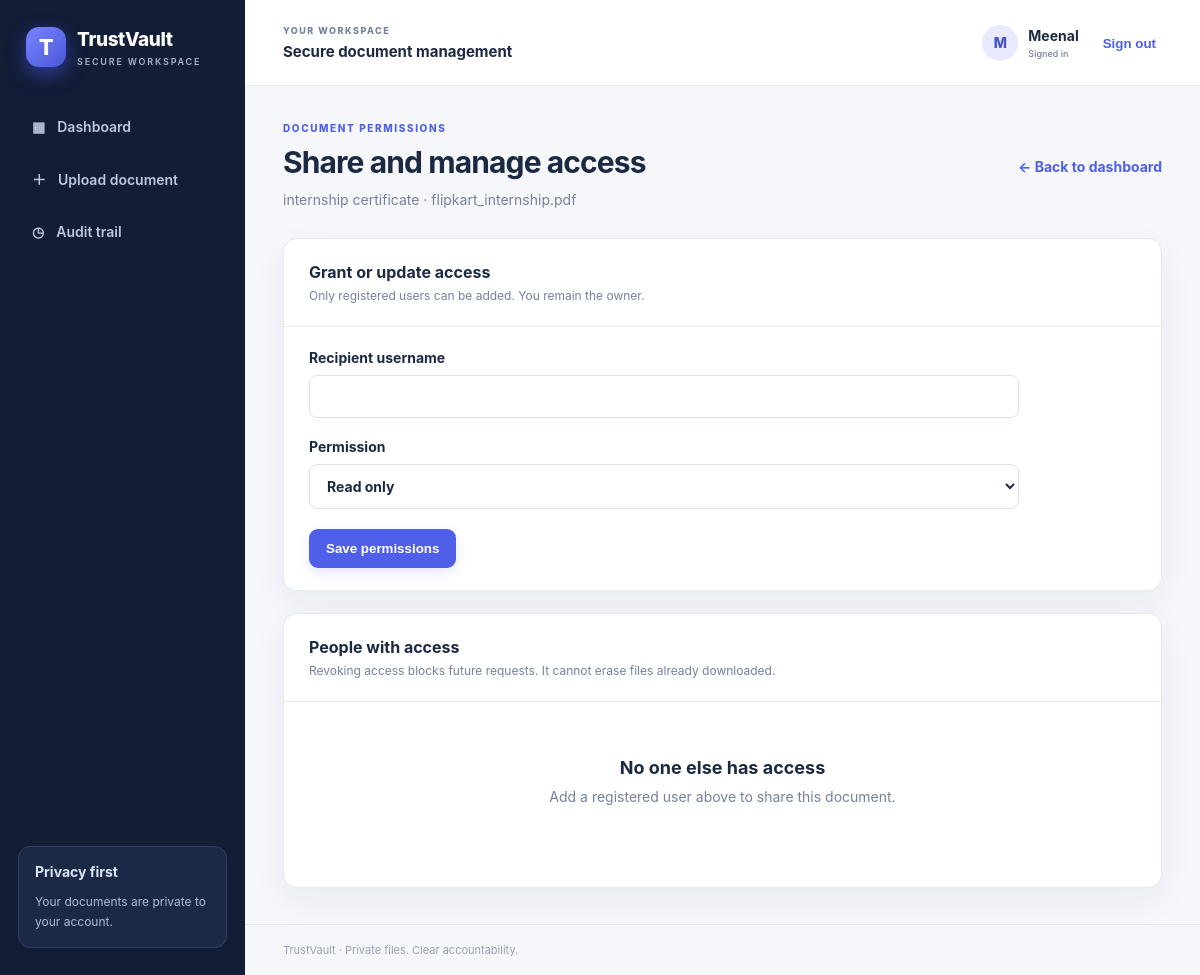
Page /documents/1/share/ (signed in) on the committed database.
### TrustVault_Starter/vault/models.py (models this page shows, shortened)
class Document(models.Model):
    owner = models.ForeignKey(settings.AUTH_USER_MODEL, on_delete=models.CASCADE, related_name="vault_documents")
    title = models.CharField(max_length=160)
    file = models.FileField(upload_to=private_upload_path, storage=private_storage)
    original_name = models.CharField(max_length=255)
    uploaded_at = models.DateTimeField(auto_now_add=True)
    size_bytes = models.PositiveBigIntegerField(default=0)
    class Meta:
        ordering = ["-uploaded_at"]

### TrustVault_Starter/vault/views.py (the view)
# urls.py: path("documents/<int:pk>/share/", views.share_document, name="share"),
@login_required
def share_document(request, pk):
    doc = get_object_or_404(Document, pk=pk, owner=request.user)
    if request.method == "POST":
        form = ShareDocumentForm(request.POST)
        if form.is_valid():
            recipient = form.recipient
            if recipient.pk == request.user.pk:
                form.add_error("username", "You already own this document.")
            else:
                permission = form.cleaned_data["permission"]
                with transaction.atomic():
                    share, created = DocumentShare.objects.update_or_create(
                        document=doc, user=recipient,
                        defaults={"permission": permission, "granted_by": request.user},
                    )
                    action = "ACCESS_GRANTED" if created else "ACCESS_UPDATED"
                    AuditEvent.objects.create(actor=request.user, document=doc, action=action, details=f"{permission} access for {recipient.username}")
                messages.success(request, f"{permission} access {'granted' if created else 'updated'} for {recipient.username}.")
                return redirect("share", pk=doc.pk)
    else:
        form = ShareDocumentForm()
    shares = doc.shares.select_related("user", "granted_by")
    return render(request, "share.html", {"document": doc, "form": form, "shares": shares})

### TrustVault_Starter/vault/forms.py (shortened to what this page needs)
class ShareDocumentForm(forms.Form):
    username = forms.CharField(max_length=150, label="Recipient username")
    permission = forms.ChoiceField(choices=DocumentShare.PERMISSION_CHOICES, widget=forms.Select())

### TrustVault_Starter/templates/share.html (shortened to what this page needs)
{% extends "base.html" %}{% block title %}Manage access · TrustVault{% endblock %}
{% block content %}
<div class="page-head"><div><p class="eyebrow">DOCUMENT PERMISSIONS</p><h1>Share and manage access</h1><p class="muted">{{ document.title }} · {{ document.original_name }}</p></div><a class="text-link" href="{% url 'dashboard' %}">← Back to dashboard</a></div>
<section class="panel"><div class="panel-head"><div><h2>Grant or update access</h2><p>Only registered users can be added. You remain the owner.</p></div></div><div class="form-panel inner-form"><form method="post">{% for field in form %}<label>{{ field.label }}{{ field }}</label>{% endfor %}<button class="button" type="submit">Save permissions</button></form></div></section>
<section class="panel section-gap"><div class="panel-head"><div><h2>People with access</h2><p>Revoking access blocks future requests. It cannot erase files already downloaded.</p></div></div>
{% if shares %}<div class="table-wrap"><table><thead><tr><th>USER</th><th>PERMISSION</th><th>GRANTED</th><th>ACTION</th></tr></thead><tbody>{% for share in shares %}<tr><td>{{ share.user.username }}<small>{{ share.user.email }}</small></td><td><span class="event-pill">{{ share.permission }}</span></td><td>{{ share.created_at|date:"M j, Y · H:i" }}</td><td><form method="post" action="{% url 'revoke_share' document.pk share.pk %}" onsubmit="return confirm('Revoke this user’s access?');">{% csrf_token %}<button class="danger-button" type="submit">Revoke access</button></form></td></tr>{% endfor %}</tbody></table></div>{% else %}<div class="empty"><h3>No one else has access</h3><p>Add a registered user above to share this document.</p></div>{% endif %}</section>
{% endblock %}

### TrustVault_Starter/templates/base.html (shortened to what this page needs)
{% load static %}
<!doctype html>
<html lang="en">
<head>
<link rel="stylesheet" href="{% static 'css/app.css' %}">
</head>
<body>
<div class="layout">
<aside class="sidebar">
<a class="brand" href="{% url 'dashboard' %}"><span class="brand-icon">T</span><span>TrustVault<small>SECURE WORKSPACE</small></span></a>
<nav>
<a href="{% url 'dashboard' %}">▦ <span>Dashboard</span></a>
<a href="{% url 'upload' %}">＋ <span>Upload document</span></a>
<a href="{% url 'audit' %}">◷ <span>Audit trail</span></a>
</nav>
<div class="sidebar-note"><b>Privacy first</b><p>Your documents are private to your account.</p></div>
</aside>
<section class="main">
<header class="topbar"><div><small>YOUR WORKSPACE</small><strong>Secure document management</strong></div>
<div class="user">{% if request.user.is_authenticated %}<span class="avatar">{{ request.user.username|first|upper }}</span><span>{{ request.user.username }}<small>Signed in</small></span><form method="post" action="{% url 'logout' %}">{% csrf_token %}<button class="link-button">Sign out</button></form>{% endif %}</div></header>
<main class="content">
{% block content %}{% endblock %}
</main>
<footer>TrustVault · Private files. Clear accountability.</footer>
</section>
</div>
</body></html>

### TrustVault_Starter/static/css/app.css (style rules this page uses)
:root { --navy:#121d36;--blue:#4f5fe9;--blue-dark:#3948c8;--ink:#1c2942;--muted:#75819a;--line:#e5eaf2;--page:#f5f7fb;--white:#fff;--green:#148568;--shadow:0 12px 35px rgba(23,38,75,.06) }
* { box-sizing:border-box }
body { margin:0;background:var(--page);font-family:Inter,Segoe UI,Arial,sans-serif;color:var(--ink);font-size:14px }
.layout { min-height:100vh;display:flex }
.sidebar { width:245px;background:var(--navy);color:#fff;padding:27px 18px;display:flex;flex-direction:column;flex-shrink:0 }
.brand { display:flex;align-items:center;gap:11px;color:white;text-decoration:none;font-size:19px;font-weight:800;letter-spacing:-.4px;padding:0 8px 38px }
.brand small { display:block;font-size:9px;letter-spacing:1.8px;color:#aab6d0;margin-top:5px;font-weight:600 }
.brand-icon { display:inline-grid;place-items:center;width:40px;height:40px;border-radius:13px;background:linear-gradient(135deg,#7883ff,#4c58d8);color:white;font-size:22px;font-weight:800;box-shadow:0 7px 18px #303e9a }
.sidebar nav { display:grid;gap:8px }
.sidebar nav a { padding:13px 14px;border-radius:10px;color:#bdc8df;text-decoration:none;font-weight:600;display:flex;gap:12px;align-items:center }
.sidebar-note { margin-top:auto;border:1px solid #34415e;background:#1a2946;border-radius:12px;padding:16px;color:#dce5f8 }
.sidebar-note p { font-size:12px;line-height:1.6;color:#aebbd4;margin-bottom:0 }
.main { min-width:0;flex:1;display:flex;flex-direction:column }
.topbar { height:86px;background:#fff;border-bottom:1px solid var(--line);display:flex;align-items:center;justify-content:space-between;padding:0 38px }
.topbar small { display:block;color:var(--muted);font-size:9px;letter-spacing:1.5px;font-weight:800;margin-bottom:6px }
.topbar strong { font-size:15px }
.user { display:flex;align-items:center;gap:10px;font-weight:700 }
.user small { font-weight:500;letter-spacing:0;margin:4px 0 0 }
.avatar { width:36px;height:36px;border-radius:50%;background:#e9eaff;color:#4653ce;display:grid;place-items:center;font-weight:800 }
.user form { margin-left:8px }
.link-button { background:none;border:0;color:var(--blue);font-weight:700;cursor:pointer }
.content { width:100%;max-width:1320px;margin:0 auto;padding:36px 38px;flex:1 }
.main footer { padding:18px 38px;border-top:1px solid var(--line);color:#98a1b3;font-size:11px }
.page-head { display:flex;justify-content:space-between;align-items:center;gap:22px;margin-bottom:27px }
.eyebrow { color:var(--blue);font-size:10px;letter-spacing:1.6px;font-weight:800;margin:0 0 10px }
.page-head h1,.auth-card h1 { font-size:30px;letter-spacing:-.9px;margin:0 0 9px }
.muted { color:var(--muted);margin:0;line-height:1.6 }
.button { display:inline-flex;justify-content:center;align-items:center;gap:8px;border:0;border-radius:9px;background:var(--blue);color:white;text-decoration:none;font-weight:750;padding:12px 17px;cursor:pointer;box-shadow:0 5px 12px #4f5fe925 }
.panel { background:white;border:1px solid var(--line);border-radius:14px;box-shadow:var(--shadow);overflow:hidden }
.panel-head { padding:23px 25px;display:flex;justify-content:space-between;align-items:center;gap:15px;border-bottom:1px solid var(--line) }
.panel-head h2 { font-size:16px;margin:0 0 6px }
.panel-head p { color:var(--muted);margin:0;font-size:12px }
.text-link { color:var(--blue);text-decoration:none;font-weight:750 }
.empty { text-align:center;padding:55px 20px 58px }
.empty h3 { margin:0 0 8px;font-size:18px }
.empty p { color:var(--muted);margin:0 auto 20px;max-width:420px;line-height:1.6 }
.form-panel { max-width:720px;background:white;border:1px solid var(--line);border-radius:14px;padding:28px;box-shadow:var(--shadow) }
label { display:block;font-weight:750;margin-bottom:20px }
input[type=text],input[type=file],input[type=password],input[name=title],input[name=username] { display:block;width:100%;padding:12px 13px;margin-top:9px;border:1px solid #dce2ed;border-radius:8px;background:white;font:inherit;color:var(--ink) }
select { display:block;width:100%;padding:12px 13px;margin-top:9px;border:1px solid #dce2ed;border-radius:8px;background:white;font:inherit;color:var(--ink) }
.inner-form { box-shadow:none;border:0;padding:22px 25px;max-width:760px }
.section-gap { margin-top:22px }

### rows in the picture
Document: title "internship certificate", original_name "flipkart_internship.pdf"

### other values in the picture
{{ request.user.username|first|upper }} "M"
{{ request.user.username }} "Meenal"
{{ field.label }} "Recipient username" "Permission"
